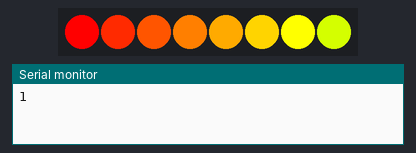
A sketch run on a simulated ESP32. Parts: 8 RGB LEDs in strip order, left to right, the last lines printed to the serial monitor. The strip is taken to match the declared colour order.

Above: at 0.05 s.
At 5.37 s:
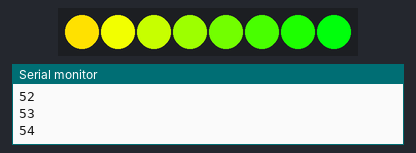
At 9.98 s:
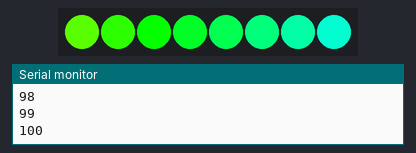
At 19.92 s:
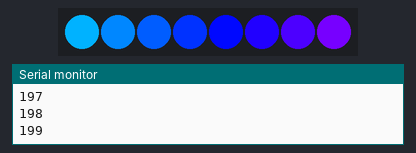
At 29.86 s:
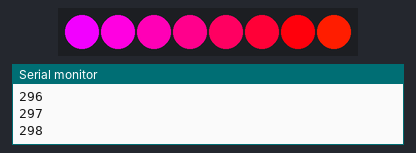
At 39.9 s:
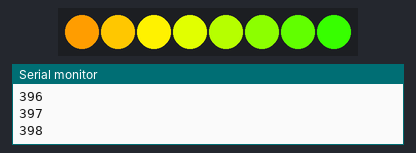
Timing chart, 0 to 40.0 s (numbered marks = the images above):
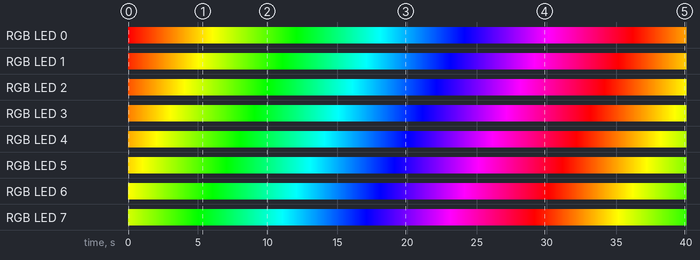

The sketch:

LED.ino
```cpp
#include <Adafruit_NeoPixel.h>
#define PIN 25
#define MAX_LED 8
Adafruit_NeoPixel strip = Adafruit_NeoPixel( MAX_LED, PIN, NEO_RGB + NEO_KHZ800 );

void hsv2rgb(uint16_t h, float s, float v, uint8_t *r, uint8_t *g, uint8_t *b){
    int hi = (h / 60) % 6;
    float f = h * 1.0 / 60 - hi;
    float p = v * (1 - s);
    float q = v * (1 - f * s);
    float t = v * (1- (1 - f) * s);
    switch (hi){
        case 0:
            *r = 255 * v;
            *g = 255 * t;
            *b = 255 * p;
            break;
        case 1:
            *r = 255 * q;
            *g = 255 * v;
            *b = 255 * p;
            break;
        case 2:
            *r = 255 * p;
            *g = 255 * v;
            *b = 255 * t;
            break;
        case 3:
            *r = 255 * p;
            *g = 255 * q;
            *b = 255 * v;
            break;
        case 4:
            *r = 255 * t;
            *g = 255 * p;
            *b = 255 * v;
            break;
        case 5:
            *r = 255 * v;
            *g = 255 * p;
            *b = 255 * q;
            break;
    }
}

void setup(){
    strip.begin();
    Serial.begin(115200);
}

uint8_t r[8]={255,0,0,0,0,0,0,0},g[8]={255,0,0,0,0,0,0,0},b[8]={255,0,0,0,0,0,0,0};
uint16_t mem[8]={0,0,0,0,0,0,0,0};

void set_color(){
    for(uint8_t i=0;i<8;i++){
        //Serial.println(String(r[i]) + ", " + String(g[i]) + ", " + String(b[i]));
        strip.setPixelColor(i, r[i], g[i], b[i]);
    }
    strip.show();
}

void light_flow(){
    uint16_t h;
    for(uint8_t i=0;i<8;i++){
        h=(mem[0]+i*10)%360;
        hsv2rgb(h,1,1,r+i,g+i,b+i);
    }
    mem[0]+=1;
    Serial.println(mem[0]);
}

void loop(){
    light_flow();
    set_color();
    delay(100);
}
```

Measured:
- by itself, RGB LED 0: off → RGB(255, 0, 0) at 0.00 s, → RGB(255, 4, 0) 0.10 s later, → RGB(255, 8, 0) 0.10 s later, → RGB(255, 12, 0) 0.10 s later, … (399 changes in this stretch)
- by itself, RGB LED 1: off → RGB(255, 42, 0) at 0.00 s, → RGB(255, 46, 0) 0.10 s later, → RGB(255, 50, 0) 0.10 s later, → RGB(255, 55, 0) 0.10 s later, … (399 changes in this stretch)
